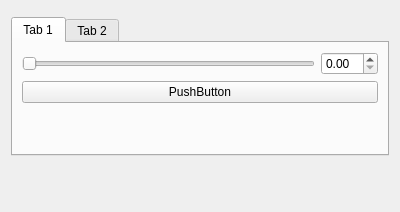
<?xml version="1.0" encoding="UTF-8"?>
<ui version="4.0">
 <class>Form</class>
 <widget class="QWidget" name="Form">
  <property name="geometry">
   <rect>
    <x>0</x>
    <y>0</y>
    <width>400</width>
    <height>212</height>
   </rect>
  </property>
  <property name="windowTitle">
   <string>Form</string>
  </property>
  <layout class="QVBoxLayout" name="verticalLayout">
   <item>
    <widget class="QWidget" name="magicgui_placeholder" native="true"/>
   </item>
   <item>
    <widget class="QTabWidget" name="tabWidget">
     <property name="currentIndex">
      <number>0</number>
     </property>
     <widget class="QWidget" name="tab">
      <attribute name="title">
       <string>Tab 1</string>
      </attribute>
      <layout class="QGridLayout" name="gridLayout">
       <item row="1" column="0" colspan="2">
        <widget class="QPushButton" name="pushButton">
         <property name="text">
          <string>PushButton</string>
         </property>
        </widget>
       </item>
       <item row="0" column="1">
        <widget class="QDoubleSpinBox" name="doubleSpinBox"/>
       </item>
       <item row="0" column="0">
        <widget class="QSlider" name="horizontal_slider_widget">
         <property name="orientation">
          <enum>Qt::Horizontal</enum>
         </property>
        </widget>
       </item>
       <item row="2" column="0">
        <spacer name="verticalSpacer">
         <property name="orientation">
          <enum>Qt::Vertical</enum>
         </property>
         <property name="sizeHint" stdset="0">
          <size>
           <width>20</width>
           <height>40</height>
          </size>
         </property>
        </spacer>
       </item>
      </layout>
     </widget>
     <widget class="QWidget" name="tab_2">
      <attribute name="title">
       <string>Tab 2</string>
      </attribute>
      <widget class="QLabel" name="label">
       <property name="geometry">
        <rect>
         <x>30</x>
         <y>40</y>
         <width>47</width>
         <height>14</height>
        </rect>
       </property>
       <property name="text">
        <string>TextLabel</string>
       </property>
      </widget>
     </widget>
    </widget>
   </item>
   <item>
    <spacer name="verticalSpacer_2">
     <property name="orientation">
      <enum>Qt::Vertical</enum>
     </property>
     <property name="sizeHint" stdset="0">
      <size>
       <width>20</width>
       <height>40</height>
      </size>
     </property>
    </spacer>
   </item>
  </layout>
 </widget>
 <resources/>
 <connections/>
</ui>
